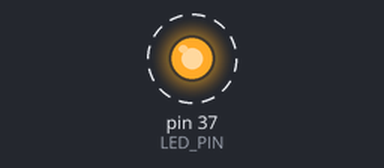
A program run on a simulated Raspberry Pi (header pin numbers). On the bench: output pins drawn as LEDs (lit = HIGH). Dashed ring = blinking. What the program prints to the terminal is not drawn. At 10.0 s the program stops and its outputs stay as they are.

Above: at 0.5 s.
Timing chart, 0 to 4.6 s (numbered marks = the images above):
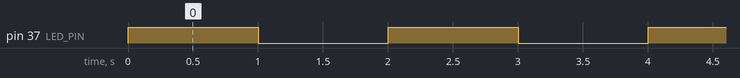

The program:

led_toggle.py
```python
import RPi.GPIO as GPIO
import time

# Set up GPIO
GPIO.setmode(GPIO.BOARD)
LED_PIN = 37
GPIO.setup(LED_PIN, GPIO.OUT)

try:
    # Toggle LED every second for 5 seconds
    for i in range(5):
        GPIO.output(LED_PIN, GPIO.HIGH)
        print(f"LED ON - {i+1}s")
        time.sleep(1)

        GPIO.output(LED_PIN, GPIO.LOW)
        print(f"LED OFF - {i+1}s")
        time.sleep(1)

finally:
    # Clean up
    GPIO.cleanup()
    print("GPIO cleanup complete")
```

Measured:
- by itself, pin 37 (LED_PIN): alternates HIGH for 1.0 s and LOW for 1.0 s, 10 changes in all, then stays LOW
